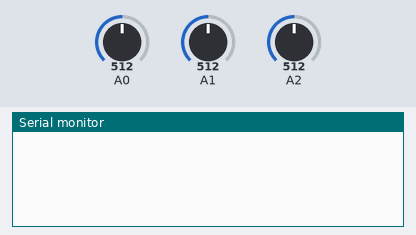
A sketch run on a simulated Arduino Uno, built with avr-gcc and run on an emulated ATmega328P. Shown: the last lines printed to the serial monitor. The inputs (shaded band) are chosen by the test bench; at power-on: A2 = 512, A0 = 512, A1 = 512.

Above: at 1.6 s.
1.7 s: A2 set to 716
At 2.0 s:
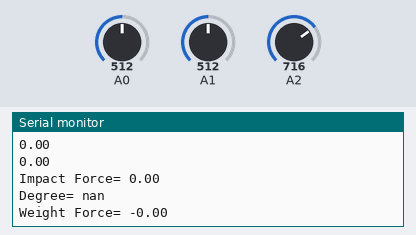
3.2 s: A0 set to 716
At 4.7 s:
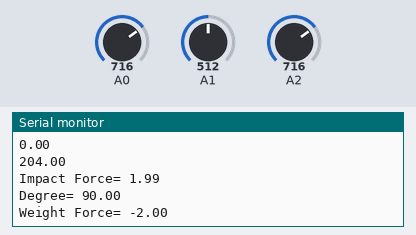
5.0 s: A1 set to 716
At 6.3 s:
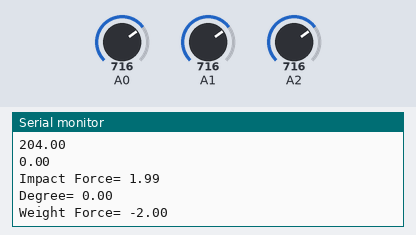
6.5 s: A0 set to 900
At 7.8 s:
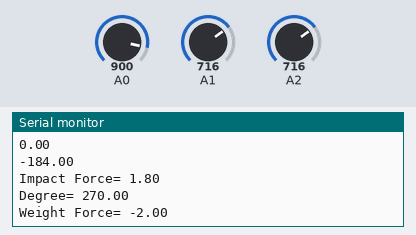
8.0 s: A1 set to 900
At 9.4 s:
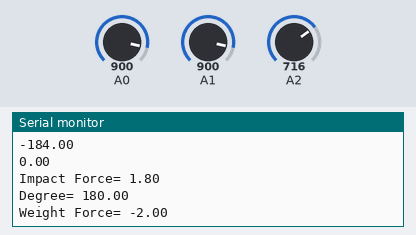
9.5 s: A2 set to 900
At 11.6 s:
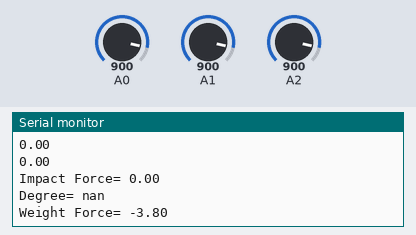
Timing chart, 0 to 12.0 s (numbered marks = the images above; inputs shaded):
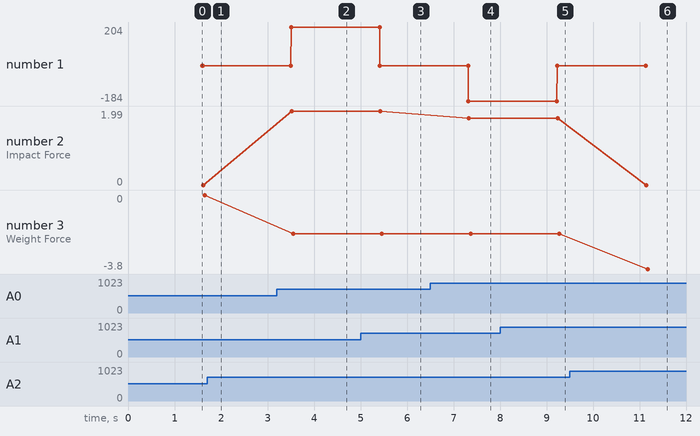

Measured:
- after the input at 3.2 s, the serial monitor: prints a new line after 0.31 s (image 2)
- after the input at 5.0 s, the serial monitor: prints a new line after 0.45 s (image 3)
- after the input at 6.5 s, the serial monitor: prints a new line after 0.82 s (image 4)
- after the input at 8.0 s, the serial monitor: prints a new line after 1.3 s (image 5)
- after the input at 9.5 s, the serial monitor: prints a new line after 1.7 s (image 6)
- plotted number 1: 0 → 204 after the input at 3.2 s, 0 → -184 after the input at 6.5 s
- plotted number 2: 0 → 1.99 after the input at 3.2 s, 1.99 → 1.8 after the input at 6.5 s
- plotted number 3: -2 → -3.8 after the input at 9.5 s

The sketch:

v1.ino
```cpp
//Define the values receiving from the sensor
double val1=0;
double val3=0;
double val2=0;
double val4=0;
double val5=0;
double val6=0;
//Define the impact values in two mutual perpendicular directions
double d1=0;
double d2=0;
//Define the synthetic value from two directions
double val=0;
//Define the impact force
double impact_force=0;
//Define the degree of the force
double degree=0;
//Define the weight force
double weight=0;

void setup() {
Serial.begin(9600);
}

void loop() {
//Receive the weight value every loop
weight=analogRead(A2);
//Receive the values from two horizontal sensors for three times
//Every time delays 800ms
val1=analogRead(A1);
val2=analogRead(A0);
delay(800);
val3=analogRead(A1);
val4=analogRead(A0);
delay(800);
val5=analogRead(A1);
val6=analogRead(A0);
//Get the different value from normal values in directions
if((abs(val1-val3))<20)
{
  d1=val5-val1;
}
if((abs(val1-val5))<20)
{
  d1=val3-val1;
}
if((abs(val5-val3))<20)
{
  d1=val1-val3;
}
if((abs(val2-val4))<20)
{
  d2=val6-val2;
}
if((abs(val2-val6))<20)
{
  d2=val4-val2;
}
if((abs(val6-val4))<20)
{
  d2=val2-val4;
}
//Output the different value
Serial.println(d1);
Serial.println(d2);
//Synthesis the total value from two directions
val=sqrt(d1*d1+d2*d2);
//Filter the floating values
if(val<20)
{
  val=0;
  d1=0;
  d2=0;
}
//Transform the receiving value into the actual weight force
weight=-((weight*10.0/1023)-5);
//Get the degree of the total value
if(d1>=0)
{
  degree=(asin(d2/val))*180/3.1415926;
  if(degree<0)
  {
    degree=degree+360;
  }
}
if(d1<0)
{
  degree=(180.00-((asin(d2/val))*180/3.1415926));
}
//Transform the total value into the impact force
impact_force=val*10.0/1023;
//Output the impact force, the degree and the weight force
Serial.print("Impact Force= ");
Serial.println(impact_force);
Serial.print("Degree= ");
Serial.println(degree);
Serial.print("Weight Force= ");
Serial.println(weight);
delay(300);
}
```
